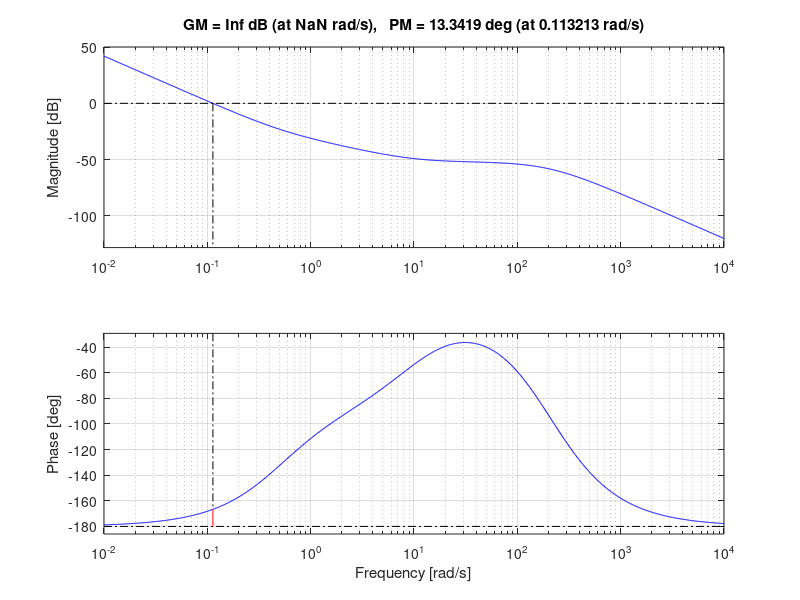
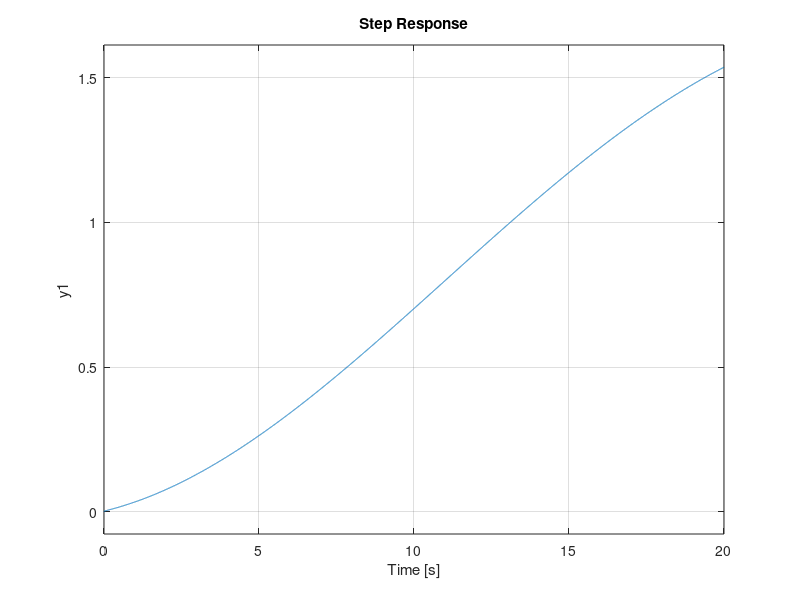

Write MATLAB code to recreate these figures, in order.
clc; clear;

K  = 2.117298e+07;
z1 = 0.5;  z2 = 10.0;  p1 = 200;

num = K*conv([1 z1],[1 z2]);
den = conv([1 p1],[1 p1]);
C   = tf(num, den);

G = tf([4.723e-6],[1 0 0]);
L = C*G;
T = feedback(L,1);

figure; margin(L)
figure; step(T)
